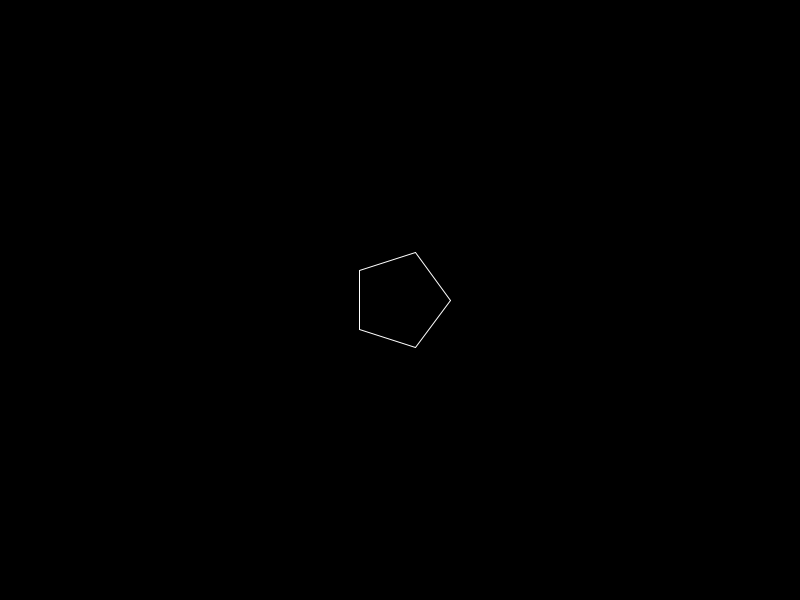
Frame 1 (no input)
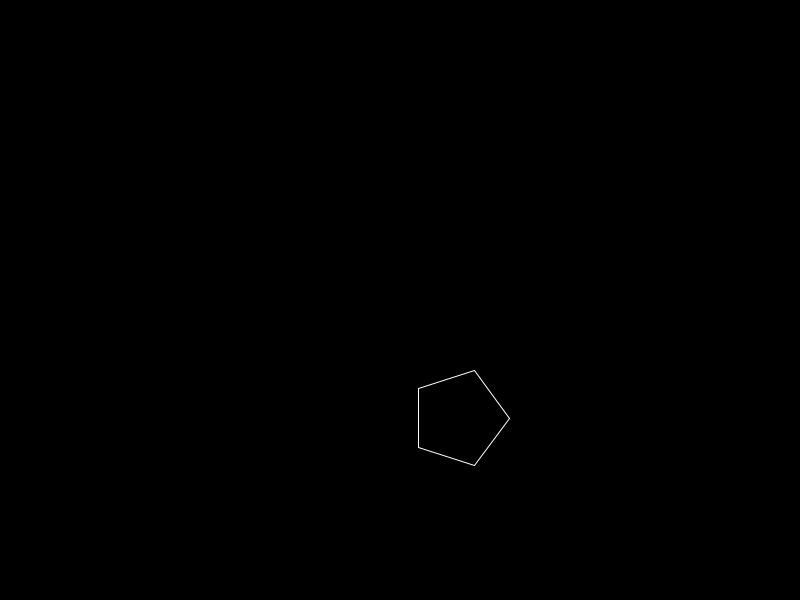
Frame 60 (the mouse pressed at the canvas centre just before this capture)
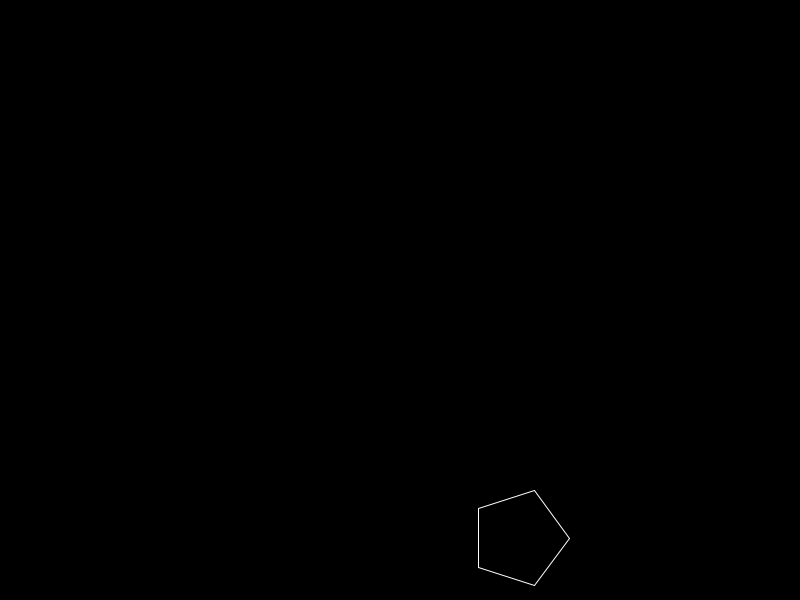
Frame 120 (the mouse held since frame 60 and released just before this capture)

The Processing sketch that drew these frames (run headless with seeded random() and noise(); from frame 60 on, the mouse is pressed at the canvas centre):

// Processing sketch: bouncingPentagon
// ── bouncingPentagon.pde
//bouncing ball
float bx,by,dx,dy;
int balldiam = 100;

void setup() {
  size(800,600);
  bx = width/2;
  by = height/2;
  dx = 1;
  dy = 2; 
  stroke(255);
}

void draw(){
  background(0);  //erase window
  polygon(bx,by,balldiam,5);
  bx = bx+dx;
  if ((bx>=width)||(bx<=0)) 
      {dx = -dx;}
  by = by + dy;
  if ((by>=height)||(by<=0)) 
      {dy = -dy;}
}

void polygon(float x, float y, float w, int n)
{
  float angle = TWO_PI / n;
  float rad = w/2;
  for (int i=0;i<n;i++)
    {
      float pangle1 = angle * i;
      float pangle2 = angle * (i+1);
      float xp1 = x + rad * cos(pangle1);
      float yp1 = y + rad * sin(pangle1);
      float xp2 = x + rad* cos(pangle2);
      float yp2 = y + rad * sin(pangle2);
      line(xp1,yp1,xp2,yp2);    
    }  
}
